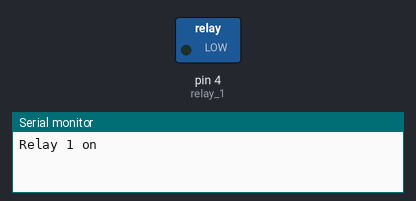
Recording of a sketch running on a simulated Arduino Uno, built with avr-gcc and run on an emulated ATmega328P. Parts: switched loads named in the sketch (green lamp = pin HIGH), the last lines printed to the serial monitor.

Above: at 1.2 s.
At 3.7 s:
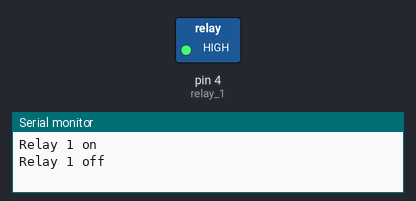
Timing chart, 0 to 6.5 s (numbered marks = the images above):
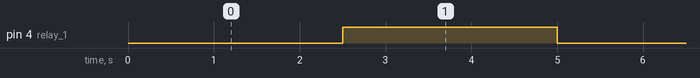

Measured:
- by itself, pin 4 (relay_1): alternates HIGH for 2.5 s and LOW for 2.5 s

The sketch:

relay_module_with_AC_Connection.ino
```cpp
int relay_1 = 4;

void setup() {
  // put your setup code here, to run once:
  Serial.begin(9600);

  pinMode(relay_1, OUTPUT);

}

void loop() {

  digitalWrite(relay_1, LOW);

  Serial.println("Relay 1 on");

  delay(2500);

  digitalWrite(relay_1, HIGH);

  Serial.println("Relay 1 off");

  delay(2500);
}
```
